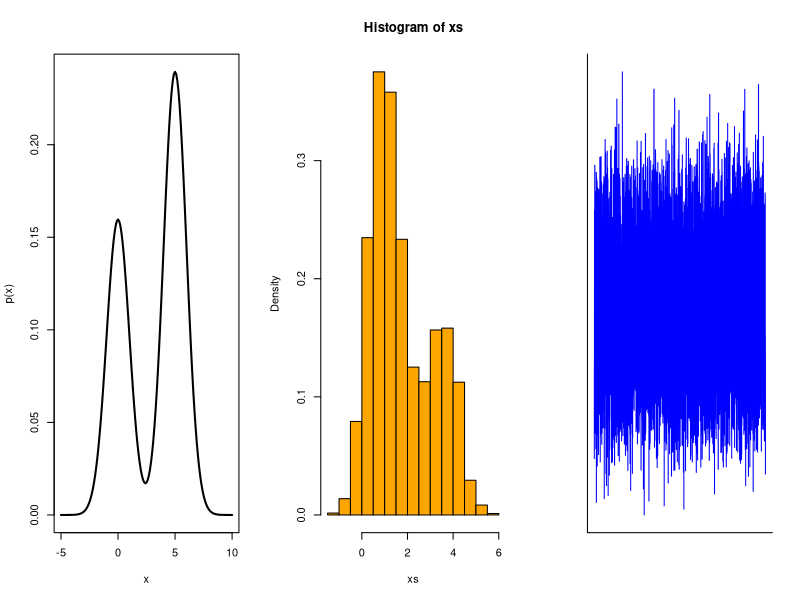

Reproduce this figure in R.
# Description: 
#   This script shows Metropolis Hasting samlinging MCMC for 1-d Gaussian Mixture Model.
# 
# License: GNU v3
#
# Date: October 19, 2016
#
# Authors:
#    Rcode was written by Jiali Lin.
#    Depts. of Statistics, Virginia Tech,
#    Hutcheson Hall, 403K, Blacksburg, VA 24061 

rm(list = ls())

# Target and proposal distribution 
p <- function(x) 0.4*dnorm(x,0,1) + .6*dnorm(x,5,1)
q <- function(mu) rnorm(1,2,1)                     

# initial
N <- 10000              
xs <- rep(0,N)       
xs[1] <- 0.3               

# main algorithm
for (i in 1:N){
  xs_ast <- q()          
  alpha <- p(xs_ast) / p(xs[i])  
  
  # Accept the sample with prob = min(alpha,1)
  if (runif(1) < min(alpha, 1)){
    xs[i+1] <- xs_ast
  } else {
    xs[i+1] <- xs[i]
  }
  
}  

# Density plot, sample histogram, traceplot
par(mfrow = c(1, 3))
x <- seq(-5, 10, .1)
plot(x, p(x), type="l", lwd=2)
#hist(xs, breaks = 20, probability = TRUE, add = TRUE, col = "orange")
hist(xs, breaks = 20, probability = TRUE, col = "orange")
plot(xs, type = "l", xlab ="", ylab = "", xaxt = "n",
     yaxt = "n", bty = "l", col = "blue")
